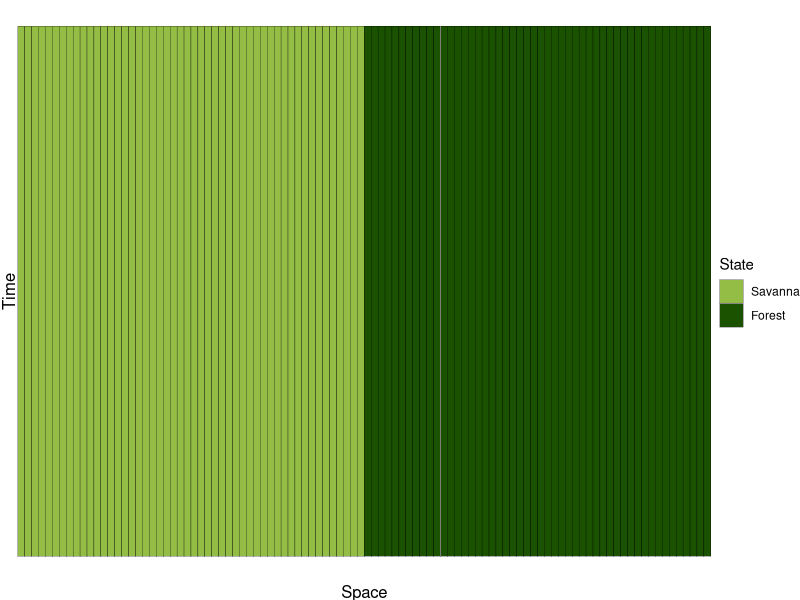
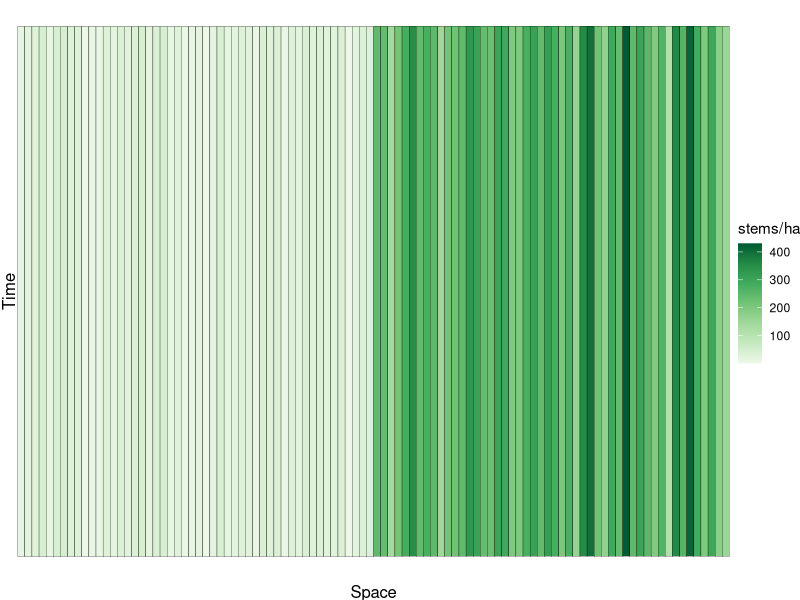
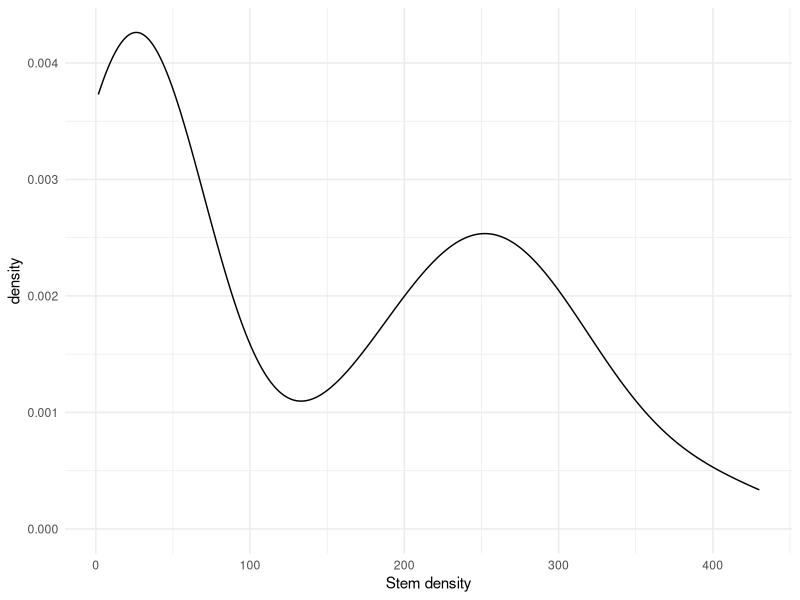
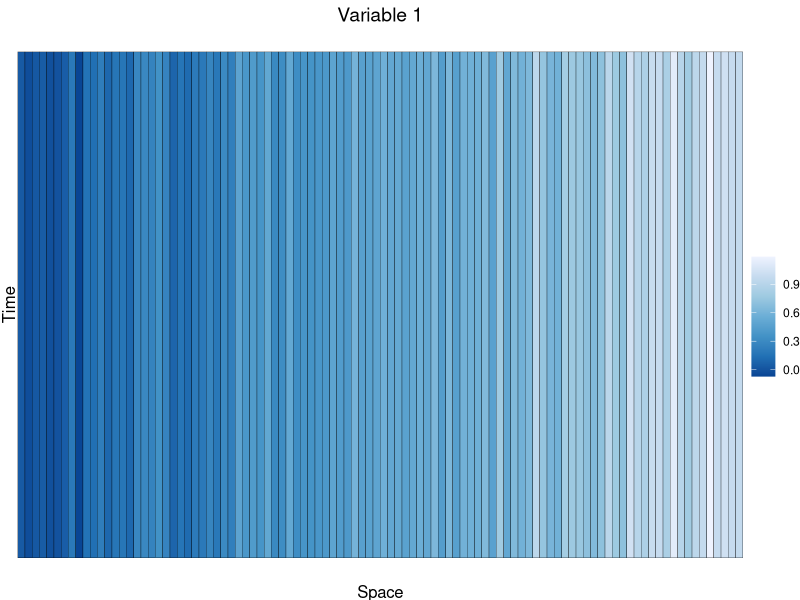
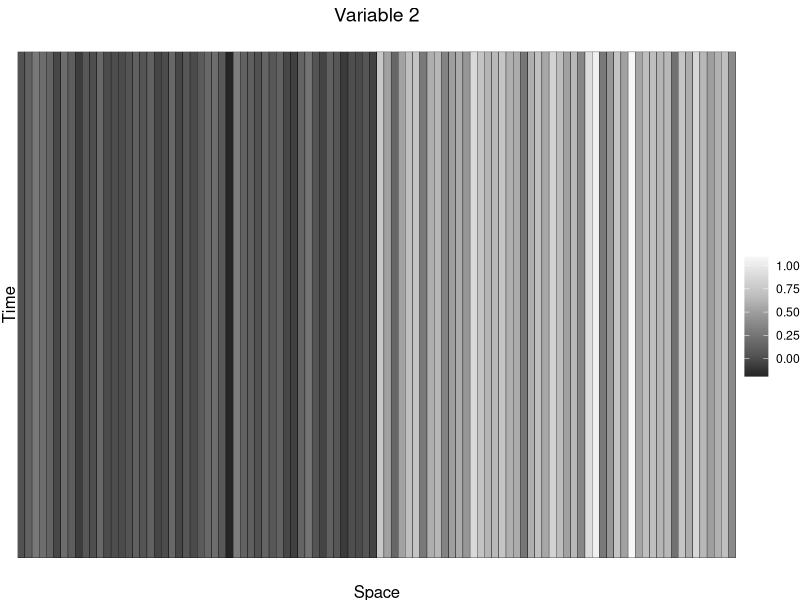
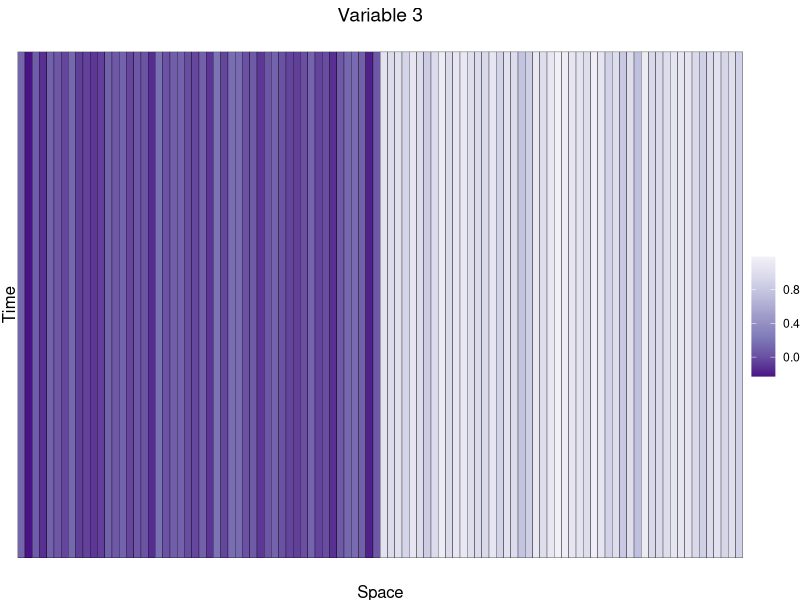
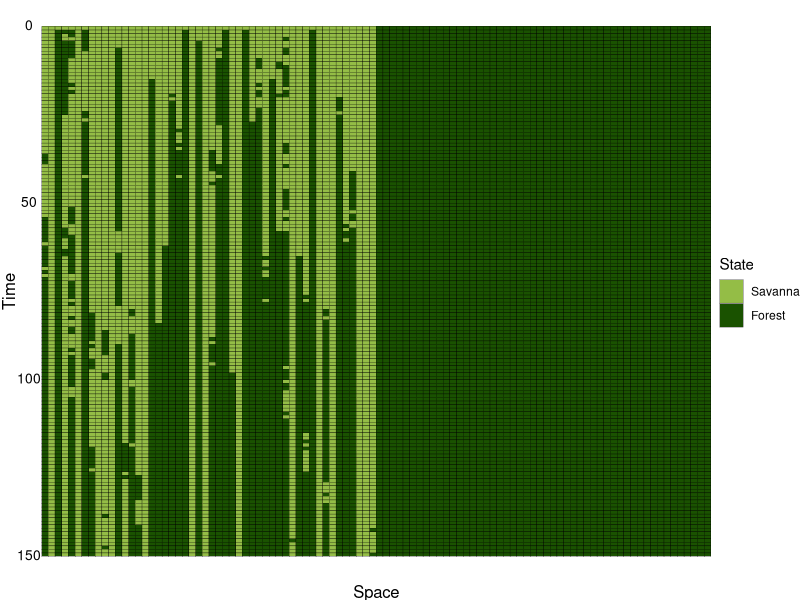
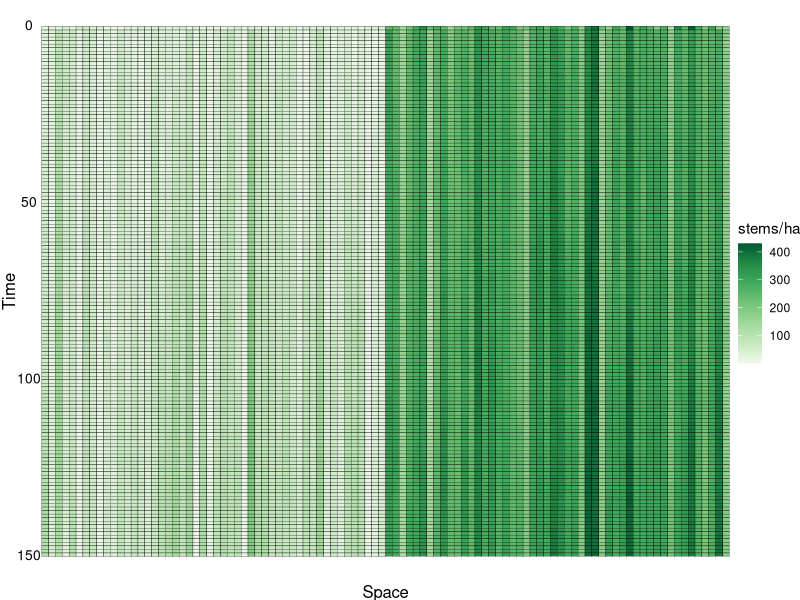

These charts were generated, in order, by the following R code: (Note: this script raises an error after producing the figures.)
#### Simulation 6- alternate
#### Initial stem density is explained by initial environmental
#### conditions, in addition to ecosystem state
#### Environment change influences change in ecosystem state
#### Fewer environmental variables

rm(list = ls())

# Number of locations in 1D space
nloc <- 100
# Number of time steps
ntime <- 150

# Set seed for generating initial conditions
set.seed(1)

#### 1. Define ecosystem initial conditions ####

# Create 0s and 1s defining ecosystem state along left-right axis
binary_response <- c(rep(0, times = nloc/2),
                     rep(1, times = nloc/2))

# Plot to show initial state distribution
ggplot2::ggplot() +
  ggplot2::geom_tile(ggplot2::aes(x = factor(1:nloc),
                                  y = 1,
                                  fill = factor(binary_response)),
                     color = 'black') +
  ggplot2::scale_fill_manual(limits = factor(c(0, 1)),
                             values = c('#94bd46', '#1a5200'),
                             name = 'State',
                             labels = c('Savanna', 'Forest')) +
  ggplot2::xlab('Space') + ggplot2::ylab('Time') +
  ggplot2::theme_void() +
  ggplot2::theme(axis.title = ggplot2::element_text(size = 12),
                 axis.title.y = ggplot2::element_text(angle = 90))

#### 2. Define initial stem density ####

# Generate continuous respones variable (stem density)
# from ecosystem state
cont_response <- c(runif(n = nloc/2, min = 1, max = 47),
                   rnorm(n = nloc/2, mean = 250, sd = 75))

# Plot initial stem density
ggplot2::ggplot() +
  ggplot2::geom_tile(ggplot2::aes(x = factor(1:nloc),
                                  y = 1,
                                  fill = cont_response),
                     color = 'black') +
  ggplot2::scale_fill_distiller(name = 'stems/ha',
                                palette = 'Greens',
                                direction = 1) +
  ggplot2::xlab('Space') + ggplot2::ylab('Time') +
  ggplot2::theme_void() +
  ggplot2::theme(axis.title = ggplot2::element_text(size = 12),
                 axis.title.y = ggplot2::element_text(angle = 90))

# Density plot showing bimodality
ggplot2::ggplot() +
  ggplot2::geom_density(ggplot2::aes(x = cont_response)) +
  ggplot2::xlab('Stem density') +
  ggplot2::theme_minimal()

#### 3. Define environmental conditions ####

# This includes the same gradients describing the ecosystem
## state transition in Simulation 1
## but also includes environmental variables correlated
## with stem density in the first time period
## This is the same as Simulation 2

# Gradient from 0 to 1 representing smooth left-right gradient
base_var <- seq(from = 0, to = 1, length.out = nloc)

# Add a small amount of random noise
var1 <- base_var + rnorm(n = length(base_var),
                         mean = 0,
                         sd = 0.1)

# Variable correlated with stem density
base_var2 <- scales::rescale(cont_response, to = c(0, 1))

# Add a small amount of random noise
var2 <- base_var2 + rnorm(n = length(base_var),
                          mean = 0,
                          sd = 0.1)

# Variables with more stark change between locations of
# initial ecosystem states
base_var3 <- c(rep(0, times = nloc/2),
               rep(1, times = nloc/2))

# Add random noise
var3 <- base_var3 + rnorm(n = length(base_var),
                          mean = 0,
                          sd = 0.1)

## Plot initial values

# Variable 1
ggplot2::ggplot() +
  ggplot2::geom_tile(ggplot2::aes(x = factor(1:nloc),
                                  y = 1,
                                  fill = var1),
                     color = 'black') +
  ggplot2::xlab('Space') + ggplot2::ylab('Time') +
  ggplot2::ggtitle('Variable 1') +
  ggplot2::scale_fill_distiller(name = '',
                                palette = 'Blues') +
  ggplot2::theme_void() +
  ggplot2::theme(axis.title = ggplot2::element_text(size = 12),
                 axis.title.y = ggplot2::element_text(angle = 90),
                 plot.title = ggplot2::element_text(size = 14, hjust = 0.5))

# Variable 2
ggplot2::ggplot() +
  ggplot2::geom_tile(ggplot2::aes(x = factor(1:nloc),
                                  y = 1,
                                  fill = var2),
                     color = 'black') +
  ggplot2::xlab('Space') + ggplot2::ylab('Time') +
  ggplot2::ggtitle('Variable 2') +
  ggplot2::scale_fill_distiller(name = '',
                                palette = 'Greys') +
  ggplot2::theme_void() +
  ggplot2::theme(axis.title = ggplot2::element_text(size = 12),
                 axis.title.y = ggplot2::element_text(angle = 90),
                 plot.title = ggplot2::element_text(size = 14, hjust = 0.5))

# Variable 3
ggplot2::ggplot() +
  ggplot2::geom_tile(ggplot2::aes(x = factor(1:nloc),
                                  y = 1,
                                  fill = var3),
                     color = 'black') +
  ggplot2::xlab('Space') + ggplot2::ylab('Time') +
  ggplot2::ggtitle('Variable 3') +
  ggplot2::scale_fill_distiller(name = '',
                                palette = 'Purples') +
  ggplot2::theme_void() +
  ggplot2::theme(axis.title = ggplot2::element_text(size = 12),
                 axis.title.y = ggplot2::element_text(angle = 90),
                 plot.title = ggplot2::element_text(size = 14, hjust = 0.5))

#### 4. Define relationship between environment and ecosystem ####

## The relationship is fit between the stem density and the
## environmental conditions
## I'm only fitting the "true" relationship with variables 2 and 3
## Basically variable 1 is being used as a "red herring"
true_rel <- lm(cont_response ~ var2 + var3)

# Extract true beta coefficients
true_beta <- unname(true_rel$coefficients)

#### 5. Process evolution ####

# Initialize matrices
sim_binary <- matrix(, nrow = ntime,
                     ncol = nloc)
sim_binary[1,] <- binary_response

sim_cont <- matrix(, nrow = ntime,
                   ncol = nloc)
sim_cont[1,] <- cont_response

x1_mat <- x2_mat <- x3_mat <-
  matrix(, nrow = ntime,
         ncol = nloc)
x1_mat[1,] <- var1
x2_mat[1,] <- var2
x3_mat[1,] <- var3

# Set seed again
set.seed(1)

# Loop over each row (time step) after initial conditions
for(i in 2:nrow(sim_binary)){
  # Loop over each column (location)
  for(j in 1:ncol(sim_binary)){
    #### Environmental change
    
    # Increasing pattern for variables 1 and 3
    x1_mat[i,j] <- x1_mat[i-1,j] + rnorm(n = 1,
                                         mean = 0.003,
                                         sd = 0.01)
    x3_mat[i,j] <- x3_mat[i-1,j] + rnorm(n = 1,
                                         mean = 0.003,
                                         sd = 0.01)
    
    # Less change for variable 2
    x2_mat[i,j] <- x2_mat[i-1,j] + rnorm(n = 1,
                                         mean = 0,
                                         sd = 0.01)
    
    # Combine variables for prediction
    xs <- as.data.frame(cbind(x2_mat[i,j], x3_mat[i,j]))
    colnames(xs) <- c('var2', 'var3')
    
    #### Dependent change in stem density
    
    curr_density <- unname(predict(object = true_rel,
                                   newdata = xs)) +
      rnorm(n = 1, mean = 0, sd = 1)
      
    # Adjustments to maintain realistic stem densities
    if(curr_density < 1) curr_density <- 1
    #if(curr_density < 150 & curr_density > 100) curr_density <- 150
    
    # Assign ecosystem state
    if(curr_density < 50) curr <- 0
    if(curr_density >= 50) curr <- 1
    
    # Update matrices
    sim_binary[i,j] <- curr
    sim_cont[i,j] <- curr_density
  }
}

#### 6. Format & visualize ecosystem state ####

# Melt matrix
sim_binary_df <- reshape2::melt(sim_binary)

# Add column names
colnames(sim_binary_df) <- c('time', 'space', 'value')

# Plot change over time
sim_binary_df |>
  ggplot2::ggplot() +
  ggplot2::geom_tile(ggplot2::aes(x = factor(space),
                                  y = time,
                                  fill = factor(value)),
                     color = 'black') +
  ggplot2::scale_fill_manual(limits = factor(c(0, 1)),
                             values = c('#94bd46', '#1a5200'),
                             name = 'State',
                             labels = c('Savanna', 'Forest')) +
  ggplot2::scale_y_reverse() +
  ggplot2::xlab('Space') + ggplot2::ylab('Time') +
  ggplot2::theme_void() +
  ggplot2::theme(axis.title = ggplot2::element_text(size = 12),
                 axis.title.y = ggplot2::element_text(angle = 90),
                 axis.text.y = ggplot2::element_text(size = 10))

nforest <- length(which(dplyr::filter(sim_binary_df, time == ntime)$value == 1)) / nloc * 100
nsavanna <- 100 - nforest
paste0(nforest, '% forest and ', nsavanna, '% savanna')

#### 7. Format & visualize stem density ####

# Melt matrix
sim_cont_df <- reshape2::melt(sim_cont)

# Add column names
colnames(sim_cont_df) <- c('time', 'space', 'value')

# Plot stem density
sim_cont_df |>
  ggplot2::ggplot() +
  ggplot2::geom_tile(ggplot2::aes(x = factor(space),
                                  y = time,
                                  fill = value),
                     color = 'black') +
  ggplot2::scale_y_reverse() +
  ggplot2::scale_fill_distiller(name = 'stems/ha',
                                palette = 'Greens',
                                direction = 1) +
  ggplot2::xlab('Space') + ggplot2::ylab('Time') +
  ggplot2::theme_void() +
  ggplot2::theme(axis.title = ggplot2::element_text(size = 12),
                 axis.title.y = ggplot2::element_text(angle = 90),
                 axis.text.y = ggplot2::element_text(size = 10))

#### 8. Format & visualize environmental variables ####

# Melt matrices
x1_df <- reshape2::melt(x1_mat)
x2_df <- reshape2::melt(x2_mat)
x3_df <- reshape2::melt(x3_mat)

# Add column names
colnames(x1_df) <- c('time', 'space', 'var1')
colnames(x2_df) <- c('time', 'space', 'var2')
colnames(x3_df) <- c('time', 'space', 'var3')

## Plot predictor variables over time

# Variable 1
x1_df |>
  ggplot2::ggplot() +
  ggplot2::geom_tile(ggplot2::aes(x = factor(space),
                                  y = time,
                                  fill = var1),
                     color = 'black') +
  ggplot2::scale_fill_distiller(name = '',
                                palette = 'Blues') +
  ggplot2::scale_y_reverse() +
  ggplot2::xlab('Space') + ggplot2::ylab('Time') +
  ggplot2::ggtitle('Variable 1') +
  ggplot2::theme_void() +
  ggplot2::theme(plot.title = ggplot2::element_text(size = 14, hjust = 0.5),
                 axis.title = ggplot2::element_text(size = 12),
                 axis.title.y = ggplot2::element_text(angle = 90),
                 axis.text.y = ggplot2::element_text(size = 10))

# Variable 2
x2_df |>
  ggplot2::ggplot() +
  ggplot2::geom_tile(ggplot2::aes(x = factor(space),
                                  y = time,
                                  fill = var2),
                     color = 'black') +
  ggplot2::scale_fill_distiller(name = '',
                                palette = 'Greys') +
  ggplot2::scale_y_reverse() +
  ggplot2::xlab('Space') + ggplot2::ylab('Time') +
  ggplot2::ggtitle('Variable 2') +
  ggplot2::theme_void() +
  ggplot2::theme(plot.title = ggplot2::element_text(size = 14, hjust = 0.5),
                 axis.title = ggplot2::element_text(size = 12),
                 axis.title.y = ggplot2::element_text(angle = 90),
                 axis.text.y = ggplot2::element_text(size = 10))

# Variable 3
x3_df |>
  ggplot2::ggplot() +
  ggplot2::geom_tile(ggplot2::aes(x = factor(space),
                                  y = time,
                                  fill = var3),
                     color = 'black') +
  ggplot2::scale_fill_distiller(name = '',
                                palette = 'Purples') +
  ggplot2::scale_y_reverse() +
  ggplot2::xlab('Space') + ggplot2::ylab('Time') +
  ggplot2::ggtitle('Variable 3') +
  ggplot2::theme_void() +
  ggplot2::theme(plot.title = ggplot2::element_text(size = 14, hjust = 0.5),
                 axis.title = ggplot2::element_text(size = 12),
                 axis.title.y = ggplot2::element_text(angle = 90),
                 axis.text.y = ggplot2::element_text(size = 10))

#### 9. Save ####

# Combine
simulations <- sim_cont_df |>
  dplyr::rename(density = value) |>
  dplyr::full_join(y = x1_df,
                   by = c('time', 'space')) |>
  dplyr::full_join(y = x2_df,
                   by = c('time', 'space')) |>
  dplyr::full_join(y = x3_df,
                   by = c('time', 'space'))

# Save
save(simulations,
     file = 'out/simulation/sim6_alt.RData')
